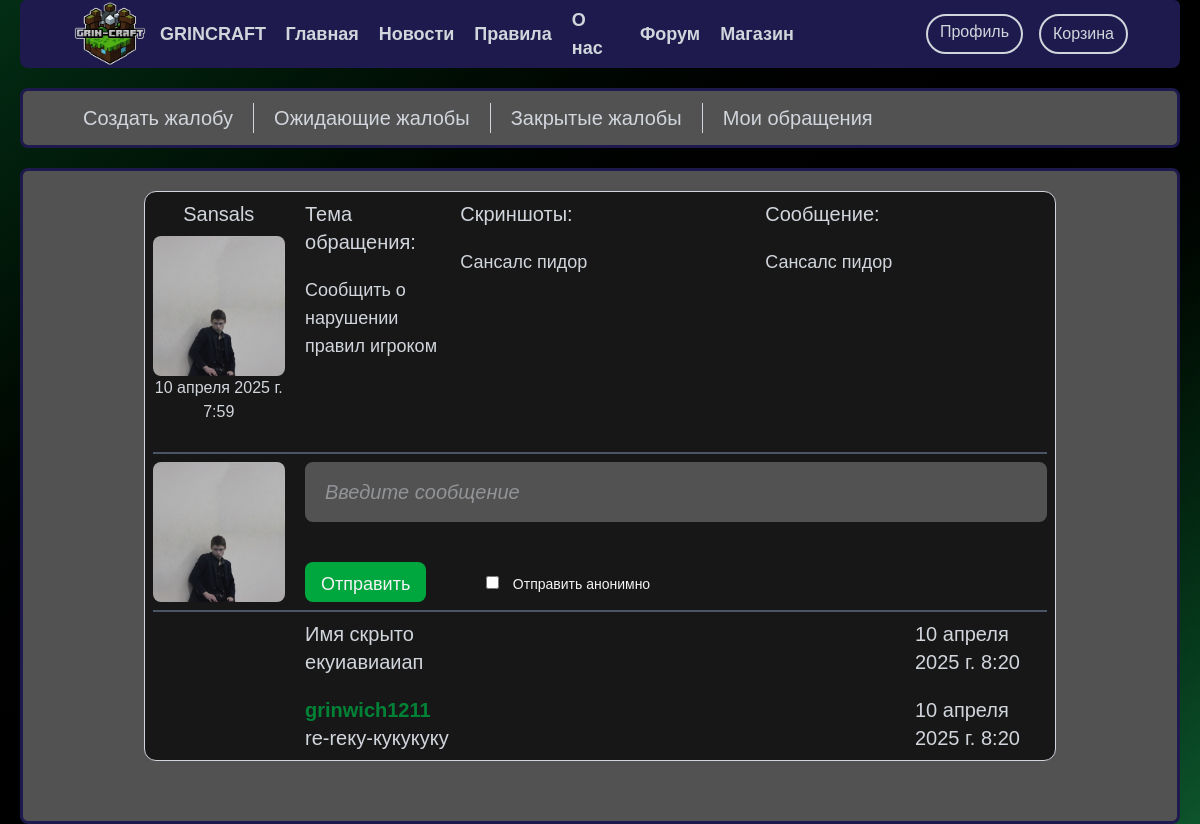
Page /forum/complaints/3 (signed in) on the earlier database version.
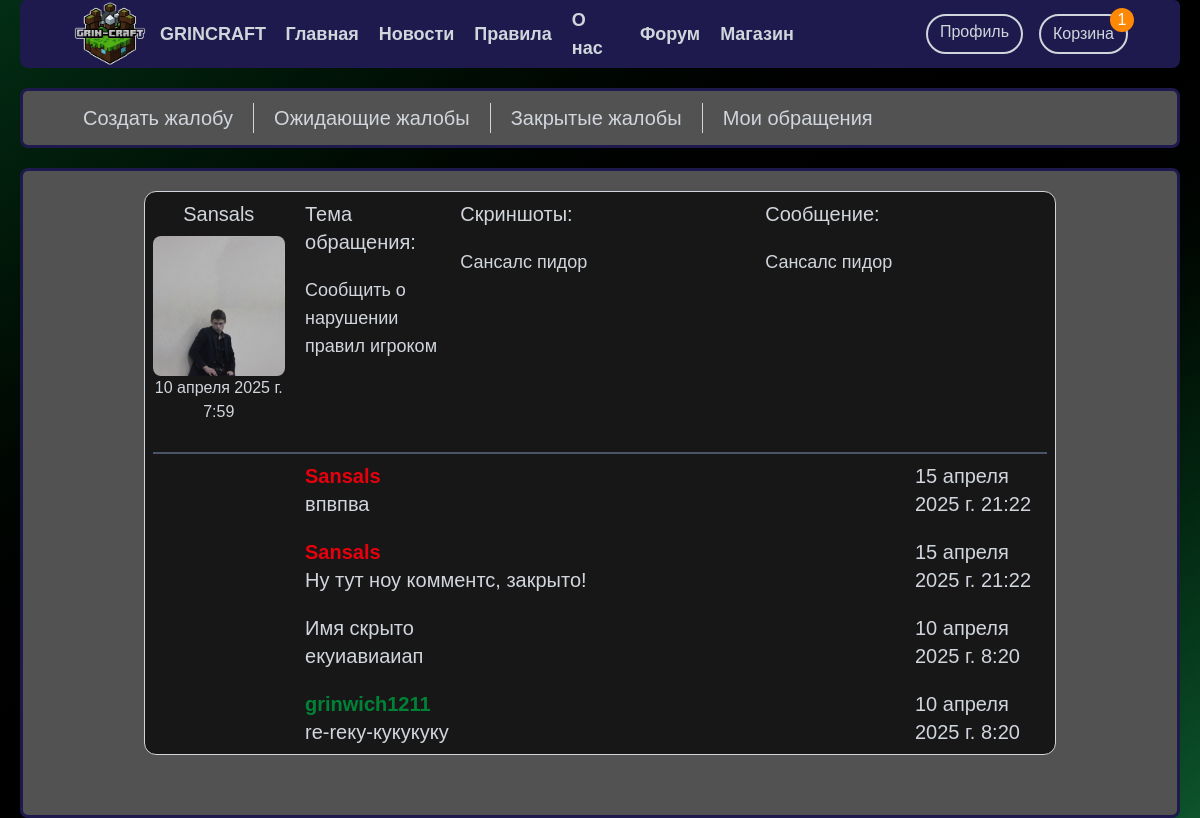
Same page on the later database version.
### login/models.py (models this page shows, shortened)
class User_Status(models.Model):
    user_id = models.AutoField (primary_key=True)
    username = models.OneToOneField(
        settings.AUTH_USER_MODEL,
        on_delete=models.CASCADE)
    avatar = models.ImageField(upload_to=user_avatar_directory, default='login/avatars/stive.jpg')
    balance = models.IntegerField(default=0)
    Isverified = models.BooleanField(default=False)
    is_staff = models.BooleanField(default=False)
    is_moderator = models.BooleanField(default=False)
    class Meta:
        verbose_name = 'статусы пользователей'
        verbose_name_plural = 'Статусы пользователей'

### forum/models.py (models this page shows)
class ForumComplaintAnswer(models.Model):
    user = models.ForeignKey(settings.AUTH_USER_MODEL,
                             on_delete=models.CASCADE,
                             default=None,
                             related_name='responsible_complaint_user',
                             verbose_name='Отвечающий'
                             )
    question = models.ForeignKey(ForumComplaints,
                                verbose_name = 'Жалоба',
                               on_delete=models.CASCADE,
                                 )
    date = models.DateTimeField(auto_now_add=True, blank=True)
    answer = models.TextField('Ответ', max_length= 600 )
    is_anonymous = models.BooleanField(default=False)

### shop/models.py (models this page shows, shortened)
class Baskets(models.Model):
    user = models.ForeignKey(settings.AUTH_USER_MODEL,
                                 on_delete=models.CASCADE,
                                default=None
                                 )
    product = models.ForeignKey(Products,
                                on_delete=models.CASCADE,
                                default=None
                                )
    value = models.IntegerField(default=1)
    is_purchased = models.BooleanField(default=False)
    class Meta:
        verbose_name = 'Корзина'
        verbose_name_plural = 'Корзины'
    objects = BasketsQueryset().as_manager()

### forum/views.py (the view, shortened to what this page needs)
# urls.py: path('complaints/<int:pk>', views.complaints_record_view, name='complaints_record'),
def complaints_record_view(request, pk):
    form = ForumComplaintsAnswerForm(request.POST)
    data = {
        'record': get_complaint_for_pk(pk),
        'user_status_object': get_user_status_object_for_pk_in_complaints(pk),
        'form_answer': form,
        'user_request_status_object': get_user_status_object(request),
        'answers': get_answers_for_pk_in_complaints(pk),
        'basket_value': basket_value(request),
    }
    return render(request, 'forum/complaints/record_view.html', data)

### forum/forms.py
class ForumComplaintsAnswerForm(ModelForm):
    class Meta:
        model = ForumComplaintAnswer
        fields = ['is_anonymous', 'answer']
        widgets = {
        'answer': TextInput(attrs={
            'class': 'h-15 bg-neutral-600 rounded-lg italic px-5 hover:border-green-600 hover:border-2',
            'placeholder': 'Введите сообщение'
        })
    }

### forum/services.py (called while the page is built)
def get_answers_for_pk_in_complaints(pk):
    question = ForumComplaints.objects.get(pk=pk)
    return ForumComplaintAnswer.objects.filter(question=question).order_by('-date')

def get_user_status_object(request):
    return User_Status.objects.get(username=request.user)

def get_complaint_for_pk(pk):
    return ForumComplaints.objects.get(pk=pk)

def get_user_status_object_for_pk_in_complaints(pk):
    user = ForumComplaints.objects.get(pk=pk).user
    return User_Status.objects.get(username=user)

### shop/models.py (called while the page is built)
    def total_value(self):
        if self:
            return sum(cart.value for cart in self)
        return 0

### shop/services.py (called while the page is built)
def basket_value(request):
    baskets = get_all_user_baskets(request)
    return baskets.total_value

### work/global_services.py (called while the page is built)
def get_user(request):
    if request.user.is_authenticated:
        return request.user
    else:
        return None

### forum/templates/forum/complaints/record_view.html (shortened to what the changed rows need)
{% extends 'forum/complaints/techsupport_header.html' %}
{% block records %}
    <div class="m-5 bg-neutral-600 border-3 px-10 pt-5 pb-15 border-indigo-950 rounded-lg">
        <div class="p-2 divide-y-2 divide-gray-600 w-[85%] m-auto border-1
         border-gray-1 bg-neutral-900 rounded-xl text-gray-300 text-xl font-medium">
            <div class="grid grid-cols-6 justify-items-center items-start gap-5 pb-5">
                <div class="flex flex-col">
                    {% if record.is_anonymous %}
                        {% if record.user.id == user.id %}
                            <div class="text-center text-xl text-gray-300 mb-2 font-medium">{{record.user.username}}</div>
                            <img class="rounded-lg" src="{{user_status_object.avatar.url}}" alt="">
                        {% else %}
                            <div class="text-center text-xl text-gray-300 mb-2 font-medium">*Имя скрыто*</div>
                        {% endif %}
                    {% else %}
                        <div class="text-center text-xl text-gray-300 mb-2 font-medium">{{record.user.username}}</div>
                        <img class="rounded-lg" src="{{user_status_object.avatar.url}}" alt="">
                    {% endif %}
                    <div class="text-center text-base text-gray-300 mb-2 font-normal">{{record.date}}</div>
                </div>
            </div>
            {% if record.is_resolved == False %}
            <div class="grid grid-cols-6 mt-2 items-start gap-5 pb-2">
                <div>
                    <img class="rounded-lg" src="{{user_request_status_object.avatar.url}}" alt="">
                </div>
                <div class="col-span-5">
                    <form class="flex flex-col" method="POST">
                        {{form_answer.answer}}
                        <div class="flex flex-row mt-10 items-center">
                            <button class="text-gray-100 bg-green-600 h-10 text-lg rounded-lg px-4 py-2
                                   hover:bg-green-800 mr-15" type="submit">Отправить</button>
                            <div>
                                {{form_answer.is_anonymous}}
                                <span class="px-2 mb-2 text-left text-gray-100 text-sm font-normal"> Отправить анонимно</span>
                            </div>
                        </div>
                    </form>
                </div>
            </div>
            {% endif %}
                <div class="grid grid-cols-6 mt-2 items-start gap-5">
                    {% for el in answers %}
                    {% if el.is_anonymous %}
                        <div class="flex flex-col col-span-4">
                            <div>Имя скрыто</div>
                            <div>{{el.answer}}</div>
                        </div>
                    {% else %}
                        <div class="flex flex-col col-span-4">
                            {% if el.user.is_superuser %}
                                <div class="text-red-600 font-semibold">{{el.user.username}}</div>
                            {% elif el.user.is_staff %}
                                <div class="text-green-700 font-semibold">{{el.user.username}}</div>
                            {% else %}
                                <div>{{el.user.username}}</div>
                            {% endif %}
                            <div>{{el.answer}}</div>
                        </div>
                    {% endif %}
                        <div class="">{{el.date}}</div>
                    {% endfor %}
                </div>
        </div>
    </div>
{% endblock %}

### home/templates/patterns/header.html
{% extends 'patterns/pattern.html' %}
{% block header %}
<header class="flex z-50 items-center justify-between sticky top-0 px-10 mb-5 h-17 mx-5 rounded-t-md rounded-b-lg border-gray-300 bg-indigo-950">
  <div class="flex flex-row items-center">
      <img class="object-fit" src="/static/favicon/header_img.png" alt="">
      <a class="uppercase font-bold text-lg text-gray-300 " href="{% url 'home' %}">GrinCraft</a>
  </div>
  <nav class="flex items-center">
    <ul class="text-lg text-gray-300 font-semibold inline-flex items-center mr-30">
      <li><a class="ml-5 inline-block py-3 hover:underline hover:text-gray-100 decoration-4 decoration-purple-800 underline-offset-24" href="{% url 'home' %}">Главная</a></li>
      <li><a class="ml-5 inline-block py-3 hover:underline hover:text-gray-100 decoration-4 decoration-purple-800 underline-offset-24" href="{% url 'news' %}">Новости</a></li>
      <li><a class="ml-5 inline-block py-3 hover:underline hover:text-gray-100 decoration-4 decoration-purple-800 underline-offset-24" href="{% url 'rules' %}">Правила</a></li>
      <li><a class="ml-5 inline-block py-3 hover:underline hover:text-gray-100 decoration-4 decoration-purple-800 underline-offset-24" href="{% url 'about' %}">О нас</a></li>
      <li><a class="ml-5 inline-block py-3 hover:underline hover:text-gray-100 decoration-4 decoration-purple-800 underline-offset-24" href="{% url 'forum' %}">Форум</a></li>
      <li><a class="ml-5 inline-block py-3 hover:underline hover:text-gray-100 decoration-4 decoration-purple-800 underline-offset-24" href="{% url 'shop' %}">Магазин</a></li>
    </ul>
    <ul class="mx-1 inline-flex items-center">
      {% if not user.is_authenticated %}
        <li>
          <a href="{% url 'auth' %}" class="block mx-2 h-10 py-1 px-3 border-2 rounded-full border-gray-300 text-gray-300 hover:text-white hover:bg-purple-800">Авторизоваться</a>
        </li>
      <li>
        <a href="{% url 'reg' %}" class="block mx-2 h-10 py-1 px-3 border-2 rounded-full border-gray-300 text-gray-300 hover:text-white hover:bg-purple-800">Зарегистрироваться</a>
      </li>
      {% else %}
        <li>
          <a href="{% url 'profile' user.username %}" class="block mx-2 h-10 py-1 px-3 border-2 rounded-full border-gray-300 text-gray-300 hover:text-white hover:bg-purple-800"> Профиль </a>
        </li>
        <li>
          <button class="block mx-2 h-10 py-1 px-3 border-2 rounded-full overflow-visible relative
          border-gray-300 text-gray-300 hover:text-white hover:bg-purple-800">
            <a href="{% url 'basket' %}">
            Корзина
              {% if basket_value %}
                <a href="" class="block absolute h-6 w-6 bg-orange-400 -top-2 -right-2 rounded-full text-white">
                  {{basket_value}}
                </a>
              {% endif %}
            </a>
          </button>
        </li>
      {% endif %}
    </ul>
  </nav>
</header>
{% endblock %}

Differences in the rows shown:
added Baskets: value "1"
changed ForumComplaints "Сообщить о нарушении правил игроком": is_resolved False → True (drawn)
changed through a linked row, User_Status: avatar: picture removed
added ForumComplaintAnswer: user.username "Sansals", answer "впвпва", date "15 апреля 2025 г. 21:22"
added ForumComplaintAnswer: user.username "Sansals", answer "Ну тут ноу комментс, закрыто!", date "15 апреля 2025 г. 21:22"
Other differences:
form field is_anonymous: "☐" → (not shown)
text no longer shown: "Отправить Отправить анонимно"
